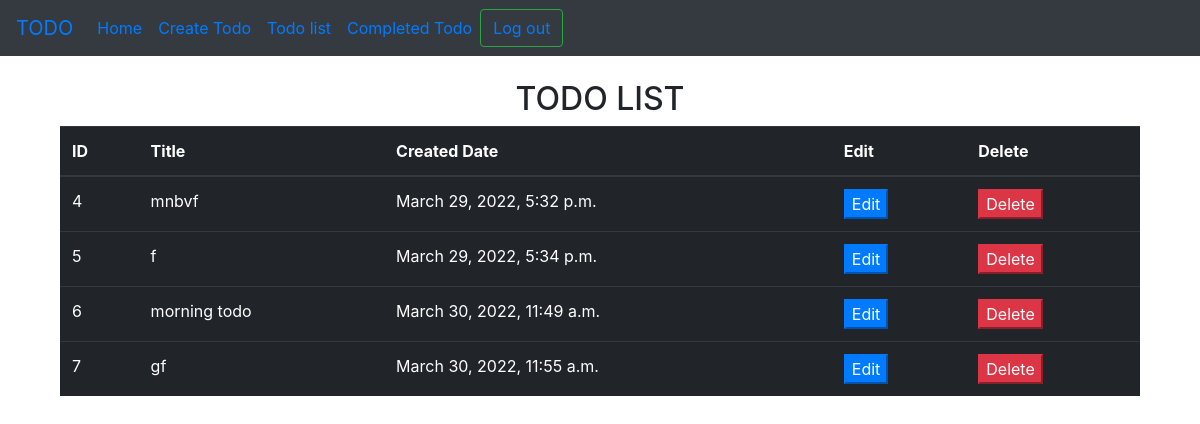
/todolist (signed in), run on an earlier commit of the app's database.
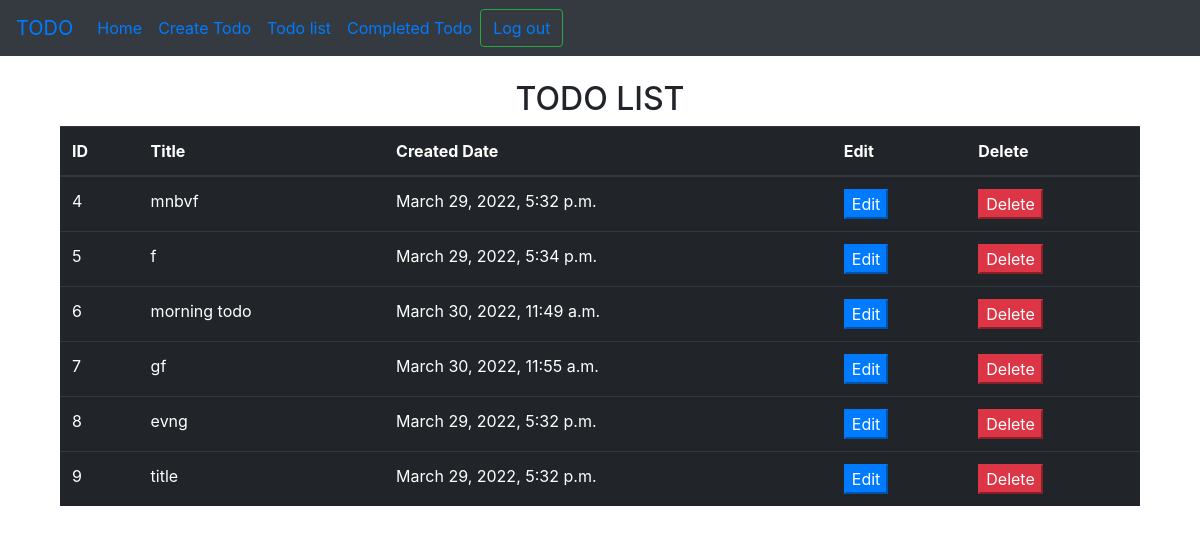
And on a later commit of the database.
### todoprojectapp/models.py (models this page shows, shortened)
class todo(models.Model):
    User_details = models.ForeignKey(Register,on_delete=models.CASCADE,related_name = 'todo')
    Title = models.CharField(max_length=100,blank=True,null=True)
    Content = models.TextField()
    Create_time = models.DateTimeField(auto_now=False,auto_now_add=False,default=dtm.now)
    Completed = models.BooleanField(default=False)
    Completition_date = models.DateTimeField(auto_now=False,auto_now_add=False,blank=True,null=True)

### todoprojectapp/views.py (the view)
# urls.py: path('todolist',views.todolist,name="todolist"),
@login_required
def todolist(request):
    user_details = Register.objects.get(Users=request.user)
    Todo = todo.objects.filter(User_details= user_details)
    return render(request,'list.html',context={'todo':Todo})

### templates/list.html (shortened to what this page needs)
{% extends 'base.html' %}
{% block body %}
<div class="container">
    <br>
        <h2 align="center">
            TODO LIST
        </h2>
    <div class="container">
        <table class="table table-dark">
            <thead>
                <tr>
                    <th scope="col">ID</th>
                    <th scope="col">Title</th>
                    <th scope="col">Created Date</th>
                    <th scope="col">Edit</th>
                    <th scope="col">Delete</th>
                </tr>
            </thead>
            <tbody>
            {% for todo in todo %}
            <tr>
                <td>{{todo.id}}</td>
                <td>{{todo.Title}}</td>
                <td>{{todo.Create_time}}</td>
                <td>
                    <a href="edit/{{todo.id}}">
                    <button type="button" class="btn-primary">Edit</button>
                    </a>
                </td>
                <td>
                    <a href="delete/{{todo.id}}">
                    <button type="button" class="btn-danger">Delete</button>
                    </a>
                </td>
            </tr>
            {% endfor %}
            </tbody>
        </table>
    </div>
</div>
{% endblock body %}

### templates/base.html (shortened to what this page needs)
<!doctype html>
<html lang="en">
  <head>
    <link rel="stylesheet" href="https://cdn.jsdelivr.net/npm/bootstrap@4.0.0/dist/css/bootstrap.min.css">
  </head>
  <nav class="navbar navbar-expand-lg navbar-success bg-dark">
    <a class="navbar-brand" href="#">TODO</a>
    <div class="collapse navbar-collapse" id="navbarSupportedContent">
      <ul class="navbar-nav mr-auto">
        <li class="nav-item active">
          <a class="nav-link" href="#">Home <span class="sr-only">(current)</span></a>
        </li>
        {% if request.user.is_authenticated %}
        <li class="nav-item">
          <a class="nav-link" href="{% url 'create' %}">Create Todo</a>
        </li>
        <li class="nav-item">
          <a class="nav-link" href="{% url 'todolist' %}">Todo list</a>
        </li>
        <li class="nav-item">
          <a class="nav-link" href="completed_todo">Completed Todo</a>
        </li>
        {% else %}
      </ul>
      {% endif %}
      <form class="form-inline ">
        {% if request.user.is_authenticated %}
        <li>
          <button class="btn btn-outline-success my-2 my-sm-0" type="submit">
            <a href="{% url 'logout' %}">Log out
          </button>
      </li>
        {% endif %}
      </form>
    </div>
  </nav>
  <body>
   {% block body %}
   {% endblock body %}
  </body>
</html>

What changed in the data, as far as the page shows it:
added todo: id "8", Title "evng", Create_time "March 29, 2022, 5:32 p.m."
added todo: id "9", Title "title", Create_time "March 29, 2022, 5:32 p.m."
